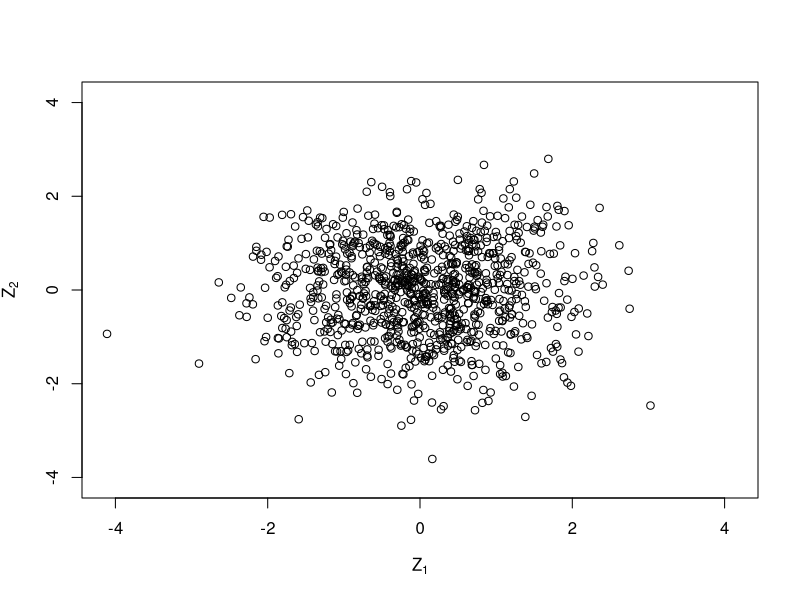
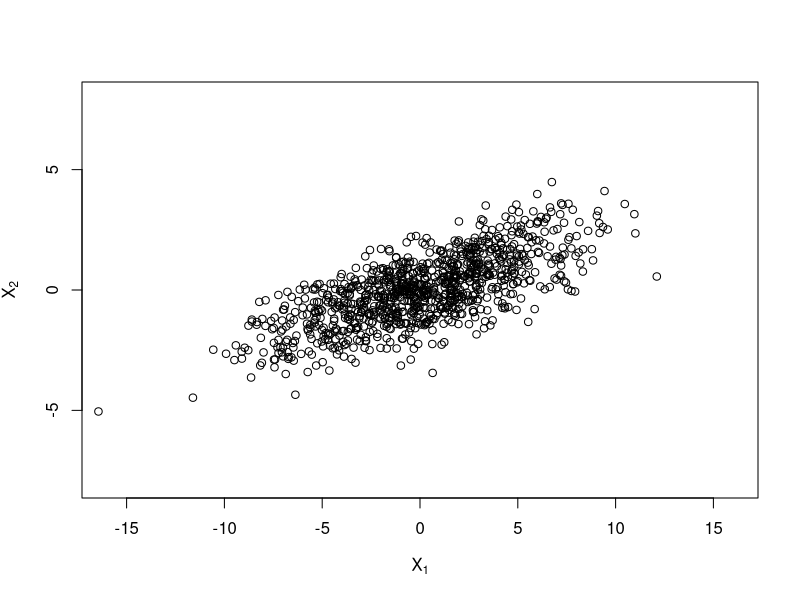
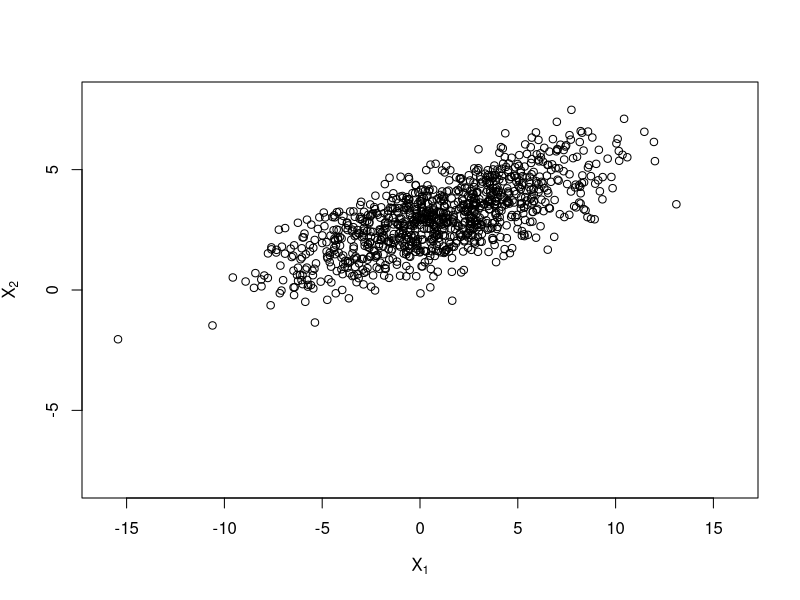
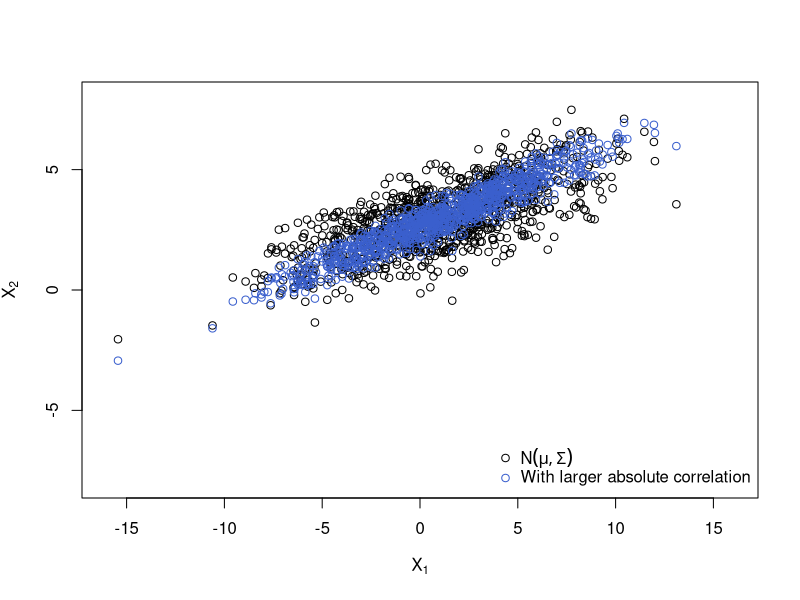
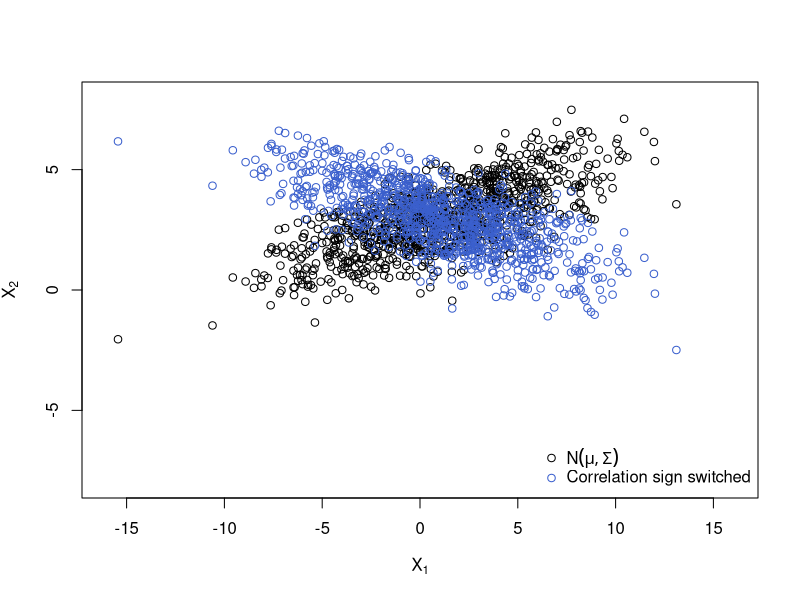
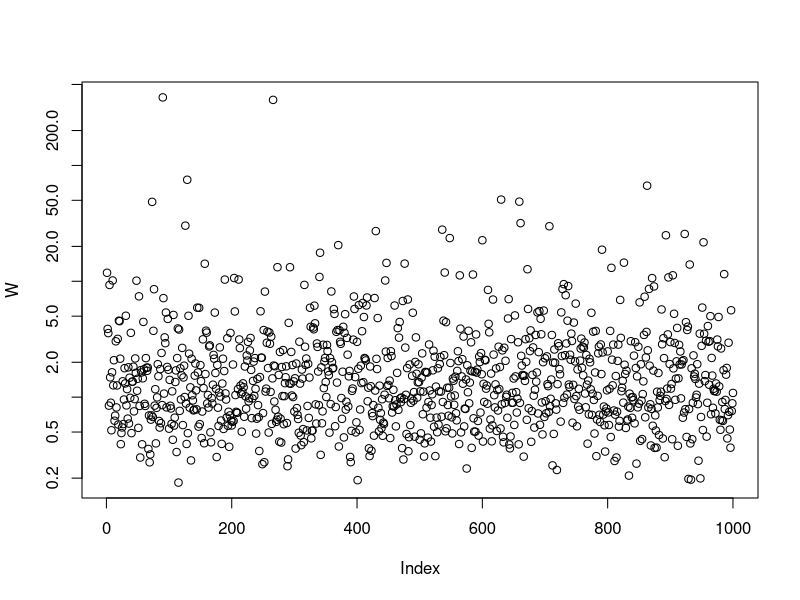
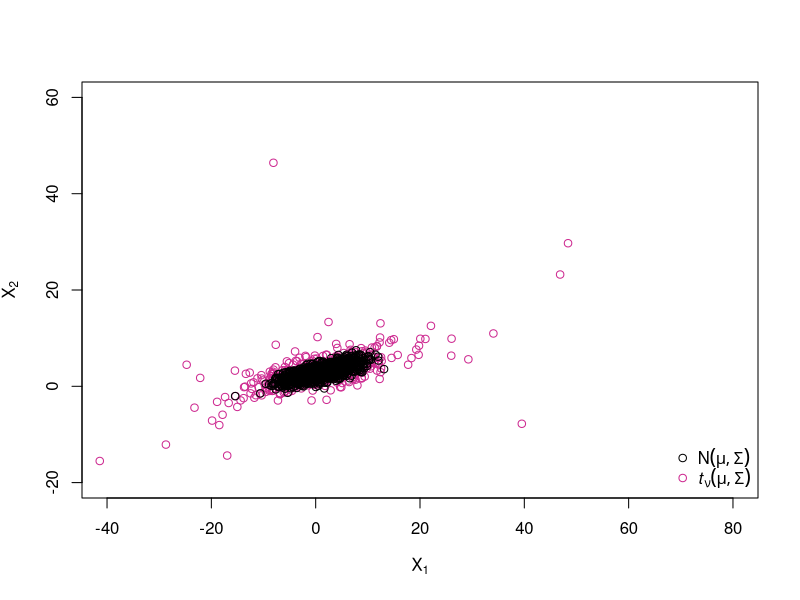
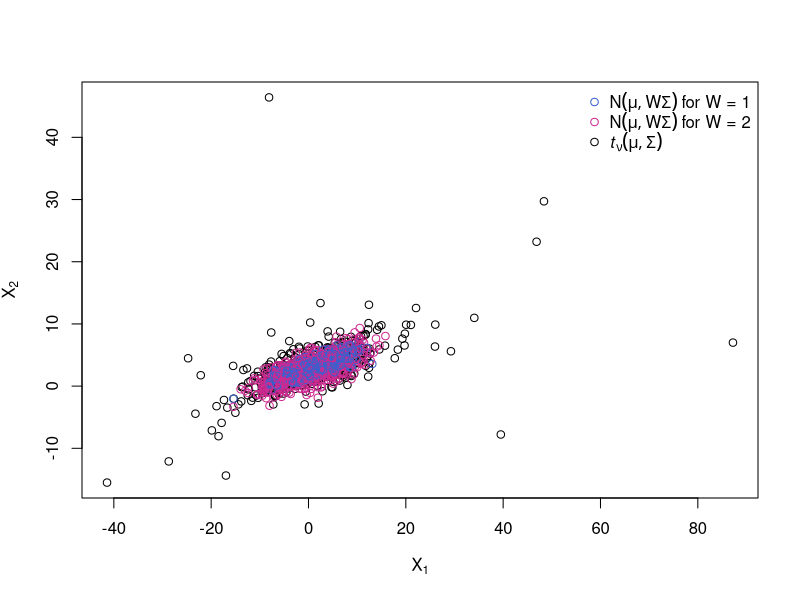

The R script that drew these images, in order:
## By Marius Hofert

## Understanding the construction of multivariate normal distributions,
## normal variance mixtures, elliptical distributions etc.
## Note: This is for educational purposes only; for several of the tasks
##       presented below, functions already exist in R packages.


### 1 Basic 'ingredients' ######################################################

### 1.1 Building a covariance/correlation matrix

## Covariance matrix
A <- matrix(c(4, 0,
              1, 1), ncol = 2, byrow = TRUE) # Cholesky factor of the ...
(Sigma <- A %*% t(A)) # ... symmetric, positive definite (covariance) matrix Sigma

## Corresponding correlation matrix
(P <- outer(1:2, 1:2, Vectorize(function(r, c)
    Sigma[r,c]/(sqrt(Sigma[r,r])*sqrt(Sigma[c,c]))))) # construct the corresponding correlation matrix
(P.  <- cov2cor(Sigma)) # for a more elegant solution, see the source of cov2cor()
stopifnot(all.equal(P., P))
## Another option would be as.matrix(Matrix::nearPD(Sigma, corr = TRUE, maxit = 1000)$mat)
## which works differently, though (by finding a correlation matrix close to the
## given matrix in the Frobenius norm) and thus gives a different answer.


### 1.2 Decomposing a covariance/correlation matrix

## We frequently need to decompose a covariance matrix Sigma (or correlation
## matrix P) as Sigma = AA^T. To this end there are several possibilities.

## The Cholesky decomposition
A. <- t(chol(Sigma)) # the Cholesky factor (lower triangular with real entries > 0)
stopifnot(all.equal(A. %*% t(A.) , Sigma), # checking decomposition
          all.equal(A., A)) # checking uniqueness of the Cholesky decomposition

## Other decompositions of Sigma than A %*% t(A) are possible, too
if(FALSE) {
    ## Eigendecomposition (or spectral decomposition)
    eig <- eigen(Sigma) # eigenvalues and eigenvectors
    V <- eig$vectors # matrix of eigenvectors
    Lambda <- diag(pmax(eig$values, 0))
    stopifnot(all.equal(Sigma, V %*% Lambda %*% t(V))) # for real, symmetric matrices
    A.eig <- V %*% sqrt(Lambda) %*% t(V)
    Sigma.eig <- A.eig %*% t(A.eig)
    stopifnot(all.equal(Sigma.eig, Sigma))
    ## ... but A.. (non-triangular) and A (triangular) are different

    ## Singular-value decomposition
    sv <- svd(Sigma) # singular values, U, V (left/right singular vectors) such that Sigma = U diag(<singular values>) V^T
    A.sv <- sv$u %*% sqrt(diag(pmax(sv$d, 0))) %*% t(sv$v)
    Sigma.sv <- A.sv %*% t(A.sv)
    stopifnot(all.equal(Sigma.sv, Sigma))
}


### 2 Sampling from the multivariate normal distribution #######################

## Sampling Z (iid N(0,1))
n <- 1000 # sample size
d <- 2 # dimension
set.seed(271) # set a seed (for reproducibility)
Z <- matrix(rnorm(n * d), ncol = d) # sample iid N(0,1) random variates
mabs <- max(abs(Z))
lim <- c(-mabs, mabs)
plot(Z, xlim = lim, ylim = lim,
     xlab = expression(Z[1]), ylab = expression(Z[2]))

## Change the covariance matrix from identity to Sigma
X. <- t(A %*% t(Z)) # ~ N_d(0, Sigma)
xlim <- c(-16, 16)
ylim <- c(-8, 8)
plot(X., xlim = xlim, ylim = ylim,
     xlab = expression(X[1]), ylab = expression(X[2]))

## Use a shift to get X ~ N_d(mu, Sigma)
mu <- c(1, 3)
X.norm <- rep(mu, each = n) + X.
plot(X.norm, xlim = xlim, ylim = ylim,
     xlab = expression(X[1]), ylab = expression(X[2]))
## Think about why the rep() and why the t()'s above!
## See also Hofert (2013, "On Sampling from the Multivariate t Distribution")

## Plot (even larger correlation)
P. <- matrix(c(   1, 0.95,
               0.95, 1), ncol = d, byrow = TRUE)
Sigma. <- outer(1:d, 1:d, Vectorize(function(r, c)
                P.[r,c] * (sqrt(Sigma[r,r])*sqrt(Sigma[c,c])))) # construct the corresponding Sigma
## Note: When manually changing the off-diagonal entry of Sigma make sure that
##       |Sigma.[1,2]| <= sqrt(Sigma.[1,1]) * sqrt(Sigma.[2,2]) still holds
A. <- t(chol(Sigma.)) # new Cholesky factor
X.norm. <- rep(mu, each = n) + t(A. %*% t(Z)) # generate the sample
plot(rbind(X.norm, X.norm.), xlim = xlim, ylim = ylim,
     xlab = expression(X[1]), ylab = expression(X[2]),
     col = rep(c("black", "royalblue3"), each = n))
legend("bottomright", bty = "n", pch = c(1,1), col = c("black", "royalblue3"),
       legend = c(expression(N(mu,Sigma)),
                  expression("With larger absolute correlation")))

## Plot (switch sign of correlation)
Sigma. <- Sigma * matrix(c( 1, -1,
                           -1,  1), ncol = d, byrow = TRUE)
A. <- t(chol(Sigma.))
X.norm. <- rep(mu, each = n) + t(A. %*% t(Z))
plot(rbind(X.norm, X.norm.), xlim = xlim, ylim = ylim,
     xlab = expression(X[1]), ylab = expression(X[2]),
     col = rep(c("black", "royalblue3"), each = n))
legend("bottomright", bty = "n", pch = c(1,1), col = c("black", "royalblue3"),
       legend = c(expression(N(mu,Sigma)),
                  expression("Correlation sign switched")))

## Note: This has all been done based on the same Z (and we also recycle it below)!


### 3 Sampling from the multiv. t distribution (and other normal variance mixtures)

### 3.1 A sample from a multivariate t_nu distribution #########################

nu <- 3 # degrees of freedom
set.seed(314)
W <- 1/rgamma(n, shape = nu/2, rate = nu/2) # mixture variable for a multiv. t_nu distribution
plot(W, log = "y")
X.t <- rep(mu, each = n) + sqrt(W) * t(A %*% t(Z))
xlim <- c(-40, 80)
ylim <- c(-20, 60)
plot(rbind(X.t, X.norm), xlim = xlim, ylim = ylim,
     xlab = expression(X[1]), ylab = expression(X[2]),
     col = rep(c("maroon3", "black"), each = n))
legend("bottomright", bty = "n", pch = c(1,1), col = c("black", "maroon3"),
       legend = c(expression(N(mu,Sigma)),
                  expression(italic(t)[nu](mu,Sigma))))
## For more about sampling from the multivariate t distribution (especially
## what can go wrong!), see Hofert (2013, "On Sampling from the Multivariate t Distribution")


### 3.2 A 2-point distribution for W (= two 'overlaid' multiv. normals) ########

## Let's change the distribution of W to a 2-point distribution with
## W = 1 with prob. 0.5 and W = 2 with prob. 0.5. What we will see are two 'overlaid'
## normal distributions (as each of W = 1 and W = 2 corresponds to one).
W.binom <- 1 + rbinom(n, size = 1, prob = 0.5)
cols <- rep("royalblue3", n)
cols[W.binom == 2] <- "maroon3"
X.W.binom <- rep(mu, each = n) + sqrt(W.binom) * t(A %*% t(Z))
plot(rbind(X.t, X.W.binom), xlab = expression(X[1]), ylab = expression(X[2]),
     col = c(rep("black", n), cols))
legend("topright", bty = "n", pch = rep(1, 3), col = c("royalblue3", "maroon3", "black"),
       legend = c(expression(N(mu,W*Sigma)~"for W = 1"),
                  expression(N(mu,W*Sigma)~"for W = 2"),
                  expression(italic(t)[nu](mu,Sigma))))
## => With probability 0.5 we sample from a normal variance mixture with W = 1
##    and with probability 0.5 we sample from one with W = 2. By using a df for
##    W with infinite upper endpoint, we can reach further out in the tails than
##    with any multivariate normal distribution by overlaying normals
##    with different (unbounded) covariance matrices (and this is what is
##    creating heavier tails for the t distribution than the normal).


### 3.3 An *uncorrelated* multivariate t_nu distribution vs an independent one

A. <- diag(sqrt(diag(Sigma))) # Cholesky factor of the diagonal matrix containing the variances
X.t.uncor <- rep(mu, each = n) + sqrt(W) * t(A. %*% t(Z)) # uncorrelated t samples
X.t.ind   <- rep(mu, each = n) + matrix(rt(n * d, df = nu), ncol = d) # independent t samples
plot(rbind(X.t.uncor, # uncorrelated t; dependence only introduced by sqrt(W) => shifted spherical distribution
           X.t, # full t; dependence introduced by sqrt(W) *and* correlation
           X.t.ind), # independence
     xlim = xlim, ylim = ylim,
     xlab = expression(X[1]), ylab = expression(X[2]),
     col = rep(c("royalblue3", "maroon3", "black"), each = n))
legend("topright", bty = "n", pch = rep(1, 3), col = c("black", "royalblue3", "maroon3"),
       legend = c(expression("Independent"~italic(t)[nu]),
                  expression("Uncorrelated"~italic(t)[nu]~"(shifted spherical)"),
                  expression(italic(t)[nu](mu,Sigma))))
## => The uncorrelated (but not independent) samples show more mass in the joint
##    tails than the independent samples. The (neither uncorrelated nor independent)
##    t samples show the most mass in the joint tails.


### 3.4 A normal *mean*-variance mixture #######################################

## Now let's also 'mix' the mean (replace mu by mu(W)), to get a normal
## mean-variance mixture; here: choosing between two different locations mu
## depending on W.
mu. <- t(sapply(W.binom, function(w) mu + if(w == 1) 0 else c(15, 0)))
X.mean.var <- mu. + sqrt(W.binom) * t(A %*% t(Z))
plot(rbind(X.W.binom, X.mean.var), xlab = expression(X[1]), ylab = expression(X[2]),
     col = c(rep("black", n), cols))
legend("topleft", bty = "n", pch = rep(1, 3), col = c("black", "royalblue3", "maroon3"),
       legend = c(expression(N(mu,W*Sigma)~"for W"%in%"{1,2}"),
                  "Mean-var. mix for W = 1",
                  "Mean-var. mix for W = 2"))
## => Not only do the red points show more variation, they *also* have a different
##    location; clearly, this sample (blue + red points together) is not
##    elliptically distributed anymore.


### 4 Sampling elliptical distributions ########################################

### 4.1 Sample from a multivariate t_nu via elliptical distributions ###########

## Sample from the uniform distribution on the unit sphere (spherical distribution)
set.seed(271)
Z <- matrix(rnorm(n * d), ncol = d)
S <- Z/sqrt(rowSums(Z^2)) # Z/||Z||
lim <- c(-1.3, 1.3)
par(pty = "s")
plot(S, xlim = lim, ylim = lim,
     xlab = expression(S[1]), ylab = expression(S[2]))

## Add scale (elliptical distribution) by computing X = RAS (= ARS)
rho <- 0.8 # correlation
P <- matrix(c(  1, rho,
              rho, 1), ncol = 2) # correlation matrix
A <- chol(P) # Cholesky factor (here: upper triangular matrix for efficiency reasons)
X. <- t(A %*% t(S)) # (n, d) matrix
par(pty = "s")
plot(X., xlim = lim, ylim = lim,
     xlab = expression(X[1]), ylab = expression(X[2]))

## Add radial part of a t_nu distribution (spherical distribution)
nu <- 5
R <- sqrt(d * rf(n, df1 = d, df2 = nu))
X.. <- R * X.
ran <- c(min(X.., -max(X..)), max(X.., -min(X..)))
par(pty = "s")
plot(X.., xlim = ran, ylim = ran, xlab = expression(X[1]), ylab = expression(X[2]))

## Add location (elliptical distribution) by computing X = mu + RAS
mu <- c(ran[2]-max(X..[,1]), ran[2]-max(X..[,2])) # push sample towards the upper right corner
X <- rep(mu, each = n) + X..
par(pty = "s")
plot(X, xlim = ran, ylim = ran, xlab = expression(X[1]), ylab = expression(X[2]))


### 4.2 A 2-point distribution for R ###########################################

R <- 1 + rbinom(n, size = 1, prob = 2/3) # P(R = 1) = 1/3, P(R = 2) = 2/3
cols <- rep("royalblue3", n)
cols[R == 2] <- "maroon3" # prob. 2/3
X <- rep(mu, each = n) + t(A %*% t(R*S)) # same mu, A, S
par(pty = "s")
plot(X, xlab = expression(X[1]), ylab = expression(X[2]), col = cols)
legend("bottomright", bty = "n", pch = c(1,1), col = c("royalblue3", "maroon3"),
       legend = c("Elliptical for R = 1", "Elliptical for R = 2"))
## ... in other words, the radial part R scales each point on the ellipse AS
## to lie on another ellipse. For continuously distributed R, these ellipses
## are all overlaid (and thus not visible anymore), but for discrete R, we
## may see them (here: two ellipses).
